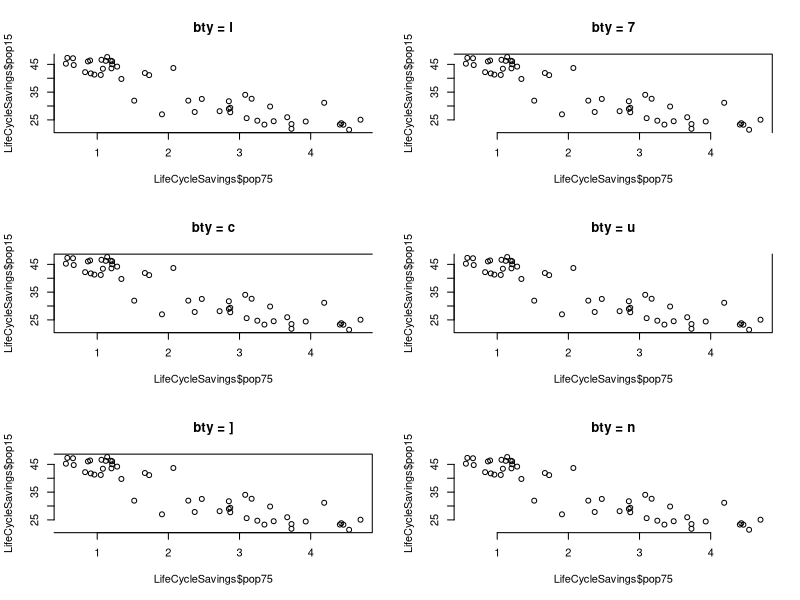

The R script that drew this image:
par( mfrow=c( 3, 2 ) )

plot( 
  LifeCycleSavings$pop75, 
  LifeCycleSavings$pop15, 
  bty="l", 
  main="bty = l" 
  )
plot( 
  LifeCycleSavings$pop75, 
  LifeCycleSavings$pop15, 
  bty="7", 
  main="bty = 7" 
  )
plot( 
  LifeCycleSavings$pop75, 
  LifeCycleSavings$pop15, 
  bty="c", 
  main="bty = c" 
  )
plot( 
  LifeCycleSavings$pop75, 
  LifeCycleSavings$pop15, 
  bty="u", 
  main="bty = u" 
  )
plot( 
  LifeCycleSavings$pop75, 
  LifeCycleSavings$pop15, 
  bty="]", 
  main="bty = ]" 
  )
plot( 
  LifeCycleSavings$pop75, 
  LifeCycleSavings$pop15, 
  bty="n", 
  main="bty = n" 
  )

par( mfrow=c( 1, 1 ) )
